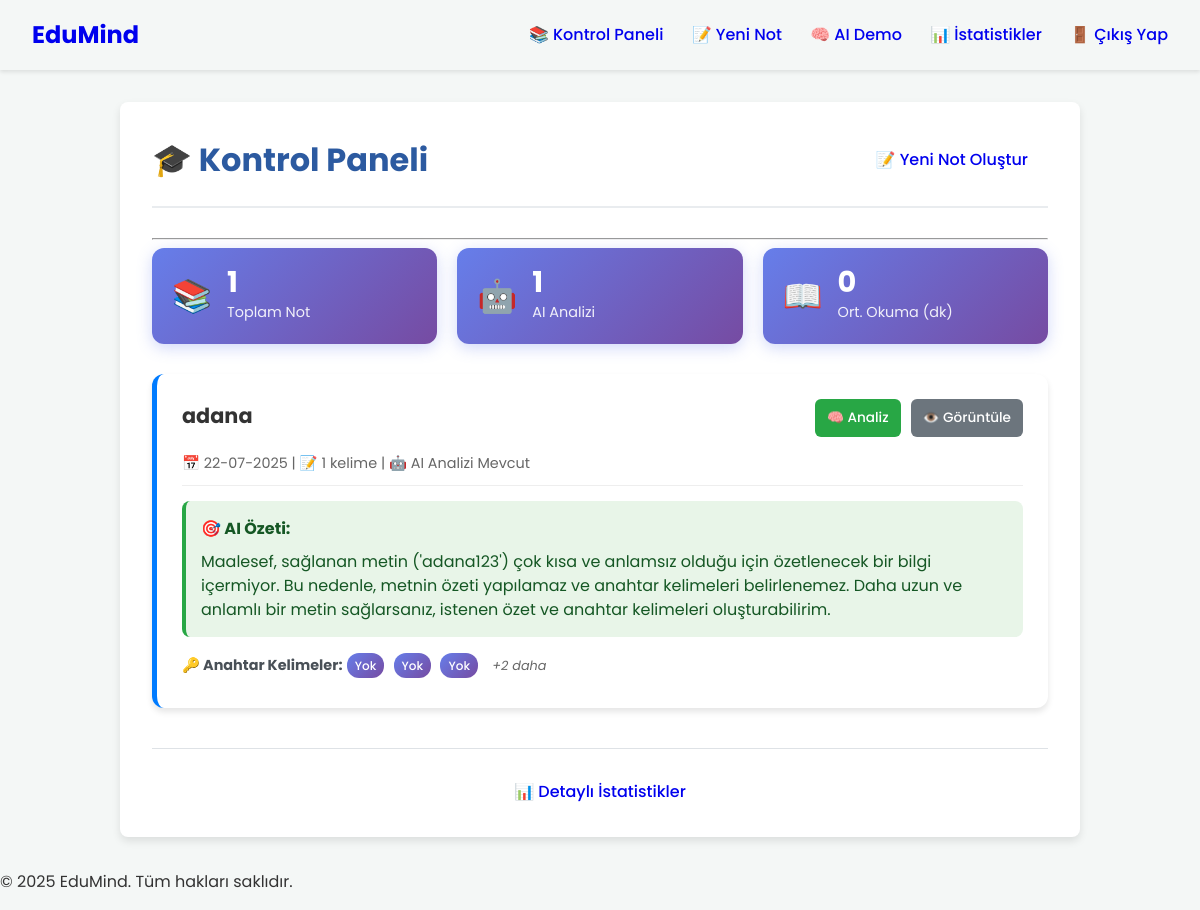
The page /dashboard (signed in) on the database its author committed.
### app/models.py (models this page shows, shortened)
class Note(db.Model):
    id = db.Column(db.Integer, primary_key=True)
    title = db.Column(db.String(100), nullable=False)
    content = db.Column(db.Text, nullable=False)
    summary = db.Column(db.Text, nullable=True) # AI tarafından oluşturulan özet
    keywords = db.Column(db.String(200), nullable=True) # AI tarafından çıkarılan anahtar kelimeler
    date_posted = db.Column(db.DateTime, nullable=False, default=datetime.utcnow)
    user_id = db.Column(db.Integer, db.ForeignKey('user.id'), nullable=False)

### app/routes.py (the view)
@main_bp.route("/dashboard")
@login_required
def dashboard():
    notes = Note.query.filter_by(author=current_user).order_by(Note.date_posted.desc()).all()
    return render_template('dashboard.html', title='Kontrol Paneli', notes=notes)

### app/__init__.py (called while the page is built)
def create_app():
    app = Flask(__name__)
    app.config.from_object(Config)
    try:
        os.makedirs(app.instance_path)
    except OSError:
        pass
    db.init_app(app)
    login_manager.init_app(app)
    from app.routes import main_bp
    app.register_blueprint(main_bp)
    from app.models import User
    @login_manager.user_loader
    def load_user(user_id):
        return User.query.get(int(user_id))
    with app.app_context():
        db.create_all() # Veritabanı tablolarını oluştur
    return app

### app/templates/dashboard.html (shortened to what this page needs)
{% extends "base.html" %}
{% block content %}
<div class="content-box">
    <div class="dashboard-header">
        <h2>🎓 Kontrol Paneli</h2>
        <a href="{{ url_for('main.create_note') }}" class="btn btn-primary">
            📝 Yeni Not Oluştur
        </a>
    </div>
    <hr>
    {% if notes %}
    <div class="quick-stats">
        <div class="stat-card">
            <span class="stat-icon">📚</span>
            <div class="stat-info">
                <span class="stat-number">{{ notes|length }}</span>
                <span class="stat-label">Toplam Not</span>
            </div>
        </div>
        <div class="stat-card">
            <span class="stat-icon">🤖</span>
            <div class="stat-info">
                <span class="stat-number">{{ notes|selectattr('summary')|list|length }}</span>
                <span class="stat-label">AI Analizi</span>
            </div>
        </div>
        <div class="stat-card">
            <span class="stat-icon">📖</span>
            <div class="stat-info">
                {% set total_chars = notes|map(attribute='content')|map('length')|sum %}
                <span class="stat-number">{{ ((total_chars / notes|length / 200)|round|int) if notes and total_chars else 0 }}</span>
                <span class="stat-label">Ort. Okuma (dk)</span>
            </div>
        </div>
    </div>
    {% endif %}
    <div class="notes-list">
        {% for note in notes %}
            <article class="note-item enhanced">
                <div class="note-header">
                    <h3>
                        <a href="{{ url_for('main.view_note', note_id=note.id) }}">
                            {{ note.title }}
                        </a>
                    </h3>
                    <div class="note-actions">
                        <a href="{{ url_for('main.analyze_note', note_id=note.id) }}"
                           class="action-btn analyze-btn" title="AI Analizi">
                            🧠 Analiz
                        </a>
                        <a href="{{ url_for('main.view_note', note_id=note.id) }}"
                           class="action-btn view-btn" title="Notu Görüntüle">
                            👁️ Görüntüle
                        </a>
                    </div>
                </div>
                <div class="note-meta">
                    📅 {{ note.date_posted.strftime('%d-%m-%Y') }}
                    | 📝 {{ note.content.split()|length }} kelime
                    {% if note.summary and "hata" not in note.summary.lower() %}
                        | 🤖 AI Analizi Mevcut
                    {% endif %}
                </div>
                <div class="note-content">
                    {% if note.summary and "hata" not in note.summary.lower() %}
                        <div class="note-summary">
                            <strong>🎯 AI Özeti:</strong>
                            <p>{{ note.summary }}</p>
                        </div>
                    {% else %}
                        <div class="note-preview">
                            <p>{{ note.content[:150] }}{% if note.content|length > 150 %}...{% endif %}</p>
                        </div>
                    {% endif %}
                    {% if note.keywords %}
                        <div class="note-keywords">
                            <strong>🔑 Anahtar Kelimeler:</strong>
                            {% for keyword in note.keywords.split(',')[:3] %}
                                <span class="keyword-tag mini">{{ keyword.strip() }}</span>
                            {% endfor %}
                            {% if note.keywords.split(',')|length > 3 %}
                                <span class="more-keywords">+{{ note.keywords.split(',')|length - 3 }} daha</span>
                            {% endif %}
                        </div>
                    {% endif %}
                </div>
            </article>
        {% endfor %}
    </div>
    {% if notes %}
    <div class="dashboard-footer">
        <a href="{{ url_for('main.stats') }}" class="btn btn-outline">
            📊 Detaylı İstatistikler
        </a>
    </div>
    {% endif %}
</div>
{% endblock %}

### app/static/css/main.css (style rules this page uses)
:root { --font-family: 'Poppins', sans-serif; }
body { font-family: var(--font-family); margin: 0; color: #333; background-color: #f4f7f6; line-height: 1.6; }
a { text-decoration: none; }
.btn { padding: 10px 20px; border: none; border-radius: 5px; cursor: pointer; font-family: var(--font-family); font-weight: 500; transition: background-color 0.3s ease; }
.content-box { max-width: 960px; margin: 2rem auto; padding: 2rem; background: white; border-radius: 8px; box-shadow: 0 4px 8px rgba(0, 0, 0, 0.1); }
.dashboard-header { display: flex; justify-content: space-between; align-items: center; margin-bottom: 1rem; }
.notes-list .note-item { background: white; padding: 1.5rem; margin-bottom: 1rem; border-radius: 8px; box-shadow: 0 2px 4px rgba(0,0,0,0.05); }
.notes-list .note-item h3 a { color: inherit; }

### app/templates/dashboard.html (style rules this page uses)
.dashboard-header { display: flex; justify-content: space-between; align-items: center; margin-bottom: 30px; padding-bottom: 20px; border-bottom: 2px solid #e9ecef; }
.dashboard-header h2 { margin: 0; color: #2c5aa0; font-size: 2rem; }
.quick-stats { display: grid; grid-template-columns: repeat(auto-fit, minmax(200px, 1fr)); gap: 20px; margin-bottom: 30px; }
.stat-card { background: linear-gradient(135deg, #667eea 0%, #764ba2 100%); color: white; padding: 20px; border-radius: 12px; display: flex; align-items: center; gap: 15px; box-shadow: 0 4px 15px rgba(102, 126, 234, 0.3); transition: transform 0.2s ease; }
.stat-icon { font-size: 2rem; }
.stat-info { flex: 1; }
.stat-number { display: block; font-size: 1.8rem; font-weight: bold; line-height: 1; }
.stat-label { display: block; font-size: 0.9rem; opacity: 0.9; margin-top: 5px; }
.note-item.enhanced { background: white; border-radius: 12px; padding: 25px; margin-bottom: 20px; box-shadow: 0 4px 6px rgba(0,0,0,0.1); border-left: 5px solid #007bff; transition: all 0.3s ease; }
.note-header { display: flex; justify-content: space-between; align-items: flex-start; margin-bottom: 15px; }
.note-header h3 { margin: 0; flex: 1; }
.note-header h3 a { color: #2c5aa0; text-decoration: none; font-size: 1.3rem; }
.note-actions { display: flex; gap: 10px; }
.action-btn { padding: 8px 12px; border-radius: 6px; text-decoration: none; font-size: 0.85rem; font-weight: 500; transition: all 0.2s ease; }
.analyze-btn { background: #28a745; color: white; }
.view-btn { background: #6c757d; color: white; }
.note-meta { color: #666; font-size: 0.9rem; margin-bottom: 15px; padding-bottom: 10px; border-bottom: 1px solid #eee; }
.note-content { margin-top: 15px; }
.note-summary { background: #e8f5e8; padding: 15px; border-radius: 8px; border-left: 4px solid #28a745; margin-bottom: 15px; }
.note-summary strong { color: #155724; }
.note-summary p { margin: 8px 0 0 0; color: #155724; line-height: 1.5; }
.note-keywords { margin-top: 15px; }
.note-keywords strong { color: #495057; font-size: 0.9rem; }
.keyword-tag.mini { background: linear-gradient(135deg, #667eea 0%, #764ba2 100%); color: white; padding: 3px 8px; border-radius: 12px; font-size: 0.75rem; font-weight: 500; margin: 0 5px 5px 0; display: inline-block; }
.more-keywords { color: #666; font-size: 0.8rem; font-style: italic; margin-left: 5px; }
.dashboard-footer { text-align: center; margin-top: 40px; padding-top: 30px; border-top: 1px solid #dee2e6; }

### rows shown on the page
Note: title "adana", date_posted "22-07-2025", content.split|length "1", shows "| 🤖 AI Analizi Mevcut", summary "Maalesef, sağlanan metin ('adana123') çok kısa ve anlamsız olduğu için özetlenecek bir bilgi içermiyor. Bu nedenle, metnin özeti yapılamaz ve anahtar kelimeleri belirlenemez. Daha uzun ve anlamlı bir metin sağlarsanız, istenen özet ve anahtar kelimeleri oluşturabilirim.", strip "Yok" "Yok" "Yok", keywords.split|length "2"

### other values the page prints
{{ notes|length }} "1"
{{ notes|selectattr('summary')|list|length }} "1"
